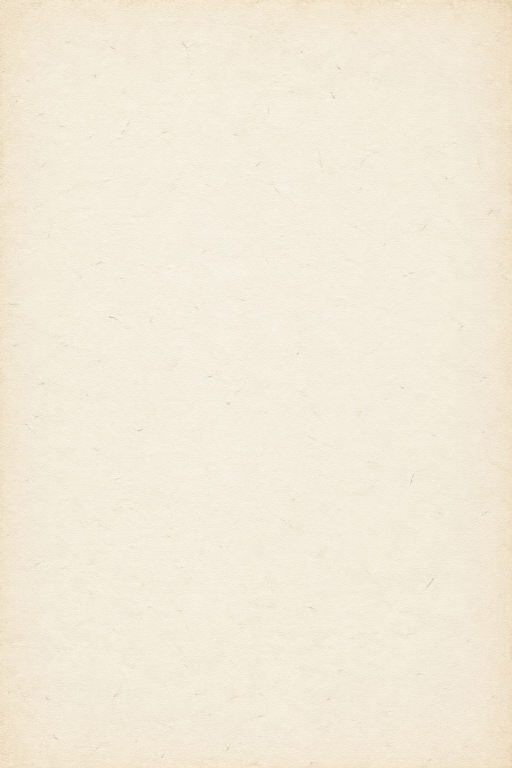
#> input picture taxua-2026/figures/raw/diary/refinement/paper.png, 1024 x 1536 px (shown at 1/2 size)
$ python prepare_diary_refinement.py
#> lines starting #> are read from the running program, lines starting #| are printed output that depends on the picture
"""Quiet paper and print materials. Offline; keeps all source art unchanged.

Requires Pillow and NumPy. Run after prepare_diary_artwork.py if rebuilding
from the preserved Sunburst masters. Photo openings retain their coordinates.
"""
from pathlib import Path
import hashlib
import json

import numpy as np
from PIL import Image, ImageEnhance, ImageOps

ROOT = Path(__file__).resolve().parents[1]
OUT = ROOT / 'figures/decor/painted/diary'
MASTER = ROOT / 'figures/raw/diary/refinement/paper.png'
assets = []


def save(image, name, source, processing):
    target = OUT / (name + '.webp')
    image.save(target, 'WEBP', quality=84, method=6)
    assets.append({
        'source': str(source.relative_to(ROOT)),
        'source_sha256': hashlib.sha256(source.read_bytes()).hexdigest(),
        'processing': processing,
        'derivative': str(target.relative_to(ROOT)),
        'size': list(image.size),
        'sha256': hashlib.sha256(target.read_bytes()).hexdigest(),
        'bytes': target.stat().st_size,
    })


paper = Image.open(MASTER).convert('RGB')
paper.thumbnail((800, 1200), Image.Resampling.LANCZOS)
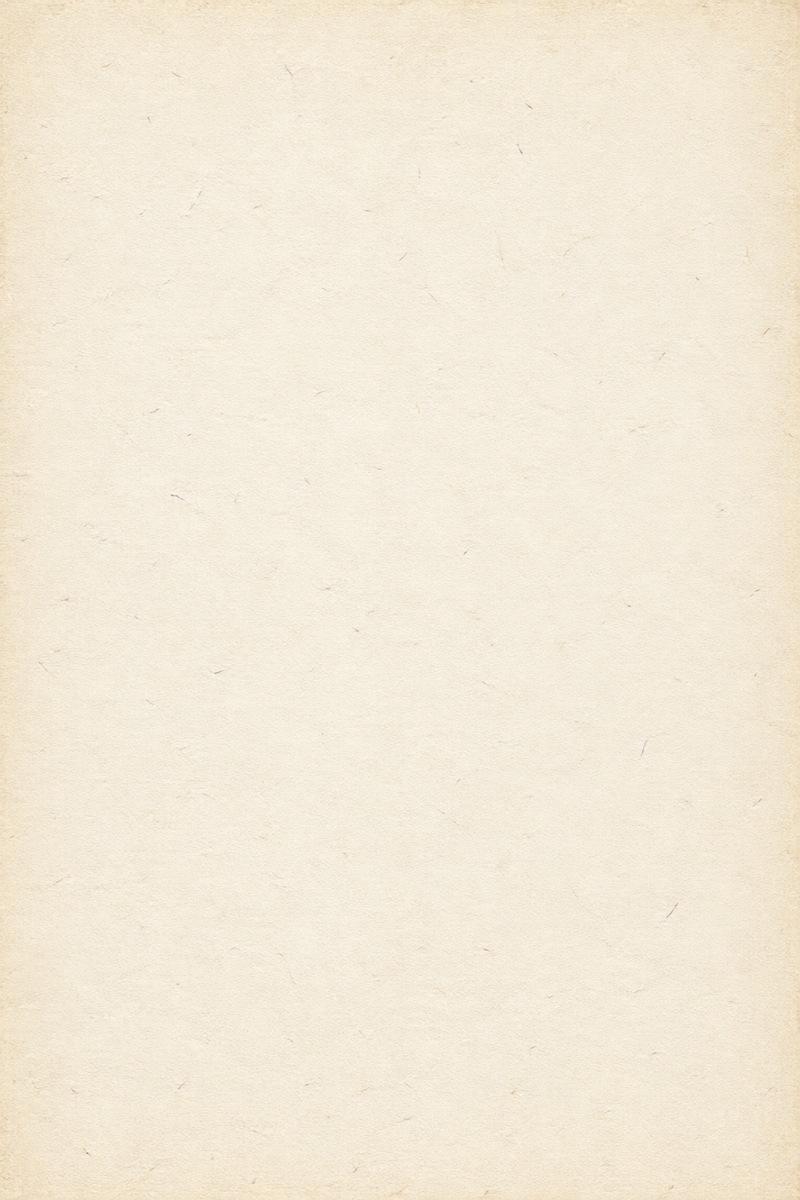
#> paper: PIL image 800x1200 RGB; mean R, G, B 242.8, 233.6, 215.7
for side in ['left', 'right']:
    image = paper if side == 'left' else ImageOps.mirror(paper)
    pixels = np.array(image, dtype=np.float32)
    x = np.linspace(0, 1, image.width)
    distance = 1 - x if side == 'left' else x
    shade = (.10 * np.exp(-distance * 45))[None, :, None]
    pixels = pixels * (1 - shade) + np.array([86, 94, 75]) * shade
    save(Image.fromarray(pixels.clip(0, 255).astype('uint8')),
         'paper_quiet_' + side, MASTER,
         'Bound to 800x1200 without upscaling; right is mirrored; subtle inner-spine shading.')

for name in ['frame_landscape', 'frame_portrait', 'frame_square', 'tape_ochre', 'tape_linen']:
    source = OUT / (name + '.webp')
#> (the run stopped early here; a loop or call above may not have finished)
